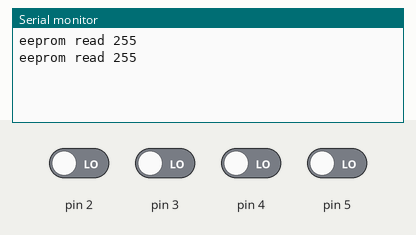
Simulated run of this sketch. Board: Arduino Uno, built with avr-gcc and run on an emulated ATmega328P. Shown: the last lines printed to the serial monitor. The inputs (shaded band) are chosen by the test bench; at power-on: pin 2–5 LOW. EEPROM starts erased.

Above: at 4.8 s.
4.9 s: pin 2 driven HIGH
At 6.6 s:
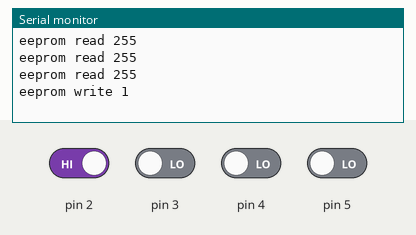
9.5 s: pin 3 driven HIGH
At 10.8 s:
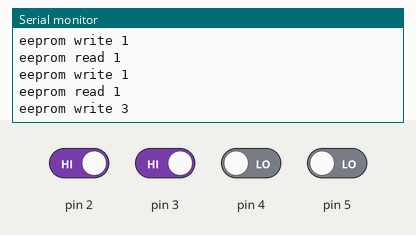
12.2 s: pin 4 driven HIGH
At 14.7 s:
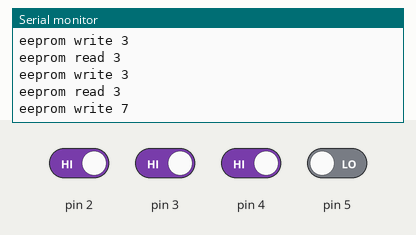
14.9 s: pin 5 driven HIGH
At 16.6 s:
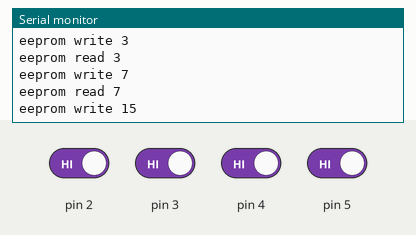
17.6 s: pin 2 driven LOW
At 18.8 s:
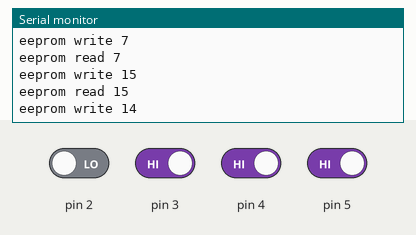
20.3 s: pin 3 driven LOW
At 22.4 s:
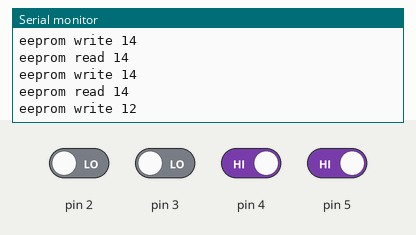
Timing chart, 0 to 23.9 s (numbered marks = the images above; inputs shaded):
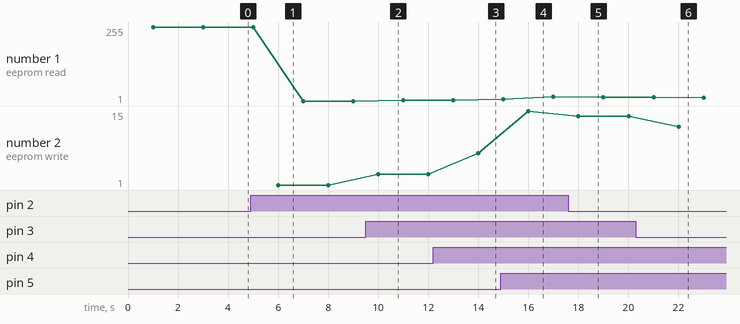

The sketch:

eeprom.ino
```cpp
void EEPROM_write(unsigned int uiAddress, unsigned char ucData)
{
/* Wait for completion of previous write */
while(EECR & (1<<EEPE));
/* Set up address and Data Registers */
EEAR = uiAddress;
EEDR = ucData;
/* Write logical one to EEMPE */
EECR |= (1<<EEMPE);
/* Start eeprom write by setting EEPE */
EECR |= (1<<EEPE);
}

unsigned char EEPROM_read(unsigned int uiAddress)
{
/* Wait for completion of previous write */
while(EECR & (1<<EEPE));
/* Set up address register */
EEAR = uiAddress;
/* Start eeprom read by writing EERE */
EECR |= (1<<EERE);
/* Return data from Data Register */
return EEDR;
}


void setup() {
  // put your setup code here, to run once:
  Serial.begin(9600);
  pinMode(2, INPUT);
  pinMode(3, INPUT);
  pinMode(4, INPUT);
  pinMode(5, INPUT);
}

void loop() {

  int pin2 = digitalRead(2);
  int pin3 = digitalRead(3);
  int pin4 = digitalRead(4);
  int pin5 = digitalRead(5);

  byte packedByte = 0; // Initialize the byte

  packedByte |= (pin2 << 0); // Store pin2 value in the least significant bit
  packedByte |= (pin3 << 1); // Store pin3 value in the second least significant bit
  packedByte |= (pin4 << 2); // Store pin4 value in the third least significant bit
  packedByte |= (pin5 << 3);

  if(packedByte!=0){

  EEPROM_write(0x10,packedByte);
  Serial.print("eeprom write ");
  Serial.println(packedByte);

  }
 delay(1000);
  unsigned char data_read;
  data_read = EEPROM_read(0x10);
    Serial.print("eeprom read ");
  Serial.println(data_read);
 delay(1000);
}
```

Measured:
- after the input at 4.9 s, the serial monitor: prints a new line after 1.1 s (image 1)
- after the input at 9.5 s, the serial monitor: prints a new line after 0.50 s (image 2)
- after the input at 12.2 s, the serial monitor: prints a new line after 1.8 s (image 3)
- after the input at 14.9 s, the serial monitor: prints a new line after 1.1 s (image 4)
- after the input at 17.6 s, the serial monitor: prints a new line after 0.40 s (image 5)
- after the input at 20.3 s, the serial monitor: prints a new line after 1.7 s (image 6)
- plotted number 1: 255 → 1 after the input at 4.9 s, 1 → 3 after the input at 9.5 s, 3 → 15 after the input at 14.9 s, 15 → 14 after the input at 17.6 s, 14 → 12 after the input at 20.3 s
- plotted number 2: 1 → 3 after the input at 9.5 s, 3 → 7 after the input at 12.2 s, 7 → 15 after the input at 14.9 s, 15 → 14 after the input at 17.6 s, 14 → 12 after the input at 20.3 s
